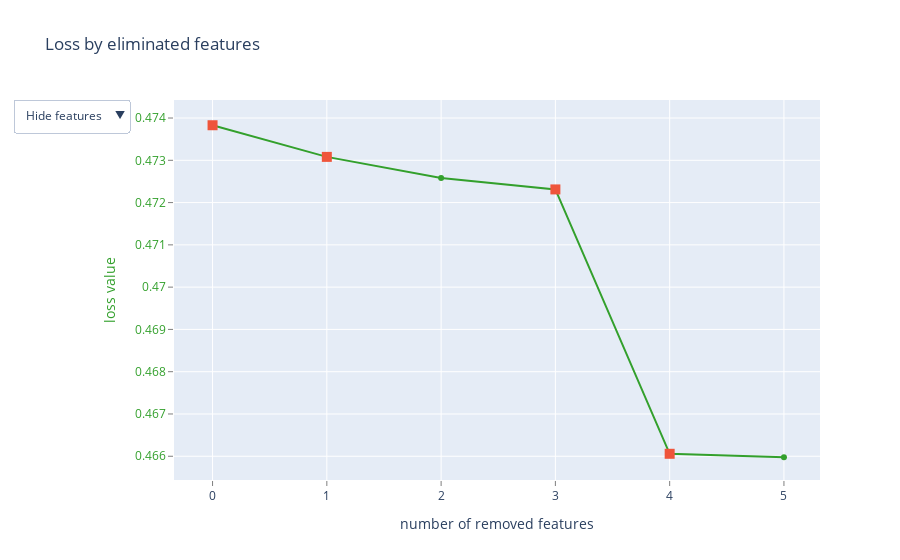

Write notebook code for a chart like this one.
### Markdown cell above
#### Try again

### Code cell
X_fold, X_test, y_fold, y_test = train_test_split(X, y, test_size=0.2, shuffle=True, stratify=y, random_state=123)
cat_pipe = make_pipeline(Preprocessor(),
                         CatBoostSelector(num_select=10, steps=4),
                        )
X_fold = cat_pipe.fit_transform(X_fold, y_fold)
X_test = cat_pipe.transform(X_test)

### Figure 1 — Plotly figure (JSON) as saved in the notebook; plotly's stock layout.template omitted (floating-point values rounded to 4 significant figures)
{"data": [{"line": {"color": "rgb(51,160,44)"}, "mode": "lines+markers", "name": "", "text": ["", "EstimatedSalary", "Tenure", "Salary_cut", "Surname", "HasCrCard"], "type": "scatter", "x": [0, 1, 2, 3, 4, 5], "y": [0.4738, 0.4731, 0.4726, 0.4723, 0.4661, 0.466]}, {"marker": {"size": 10, "symbol": "square"}, "mode": "markers", "name": "", "text": ["", "EstimatedSalary", "Salary_cut", "Surname"], "type": "scatter", "x": [0, 1, 3, 4], "y": [0.4738, 0.4731, 0.4723, 0.4661]}, {"mode": "text", "name": "", "text": ["", "10", "5", "12", "0", "8"], "textfont": {"color": "rgb(51,160,44)", "family": "sans serif", "size": 18}, "textposition": "bottom center", "type": "scatter", "visible": false, "x": [0, 1, 2, 3, 4, 5], "y": [0.4738, 0.4731, 0.4726, 0.4723, 0.4661, 0.466]}, {"mode": "text", "name": "", "text": ["", "EstimatedSalary", "Tenure", "Salary_cut", "Surname", "HasCrCard"], "textfont": {"color": "rgb(51,160,44)", "family": "sans serif", "size": 18}, "textposition": "bottom center", "type": "scatter", "visible": false, "x": [0, 1, 2, 3, 4, 5], "y": [0.4738, 0.4731, 0.4726, 0.4723, 0.4661, 0.466]}], "layout": {"showlegend": false, "title": {"text": "Loss by eliminated features"}, "updatemenus": [{"active": 0, "buttons": [{"args": [{"visible": [true, true, false, false]}], "label": "Hide features", "method": "update"}, {"args": [{"visible": [true, true, true, false]}], "label": "Show indices", "method": "update"}, {"args": [{"visible": [true, true, false, true]}], "label": "Show names", "method": "update"}], "pad": {"r": 10, "t": 10}, "showactive": true, "x": -0.25, "xanchor": "left", "y": 1.03, "yanchor": "top"}], "xaxis": {"gridcolor": "rgb(255,255,255)", "showgrid": true, "showline": false, "showticklabels": true, "tickcolor": "rgb(127,127,127)", "ticks": "outside", "title": {"text": "number of removed features"}, "zeroline": false}, "yaxis": {"gridcolor": "rgb(255,255,255)", "showgrid": true, "showline": false, "showticklabels": true, "tickcolor": "rgb(127,127,127)", "tickfont": {"color": "rgb(51,160,44)"}, "ticks": "outside", "title": {"font": {"color": "rgb(51,160,44)"}, "text": "loss value"}, "zeroline": false}}}
